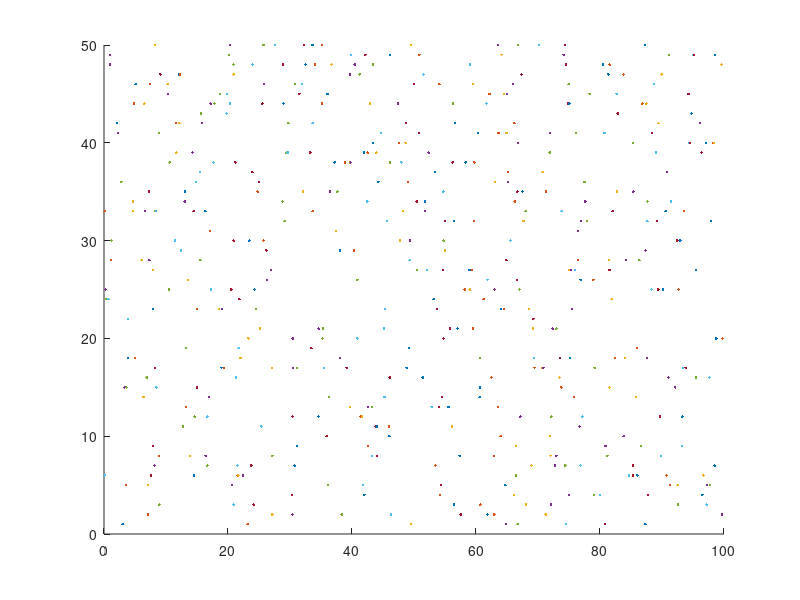
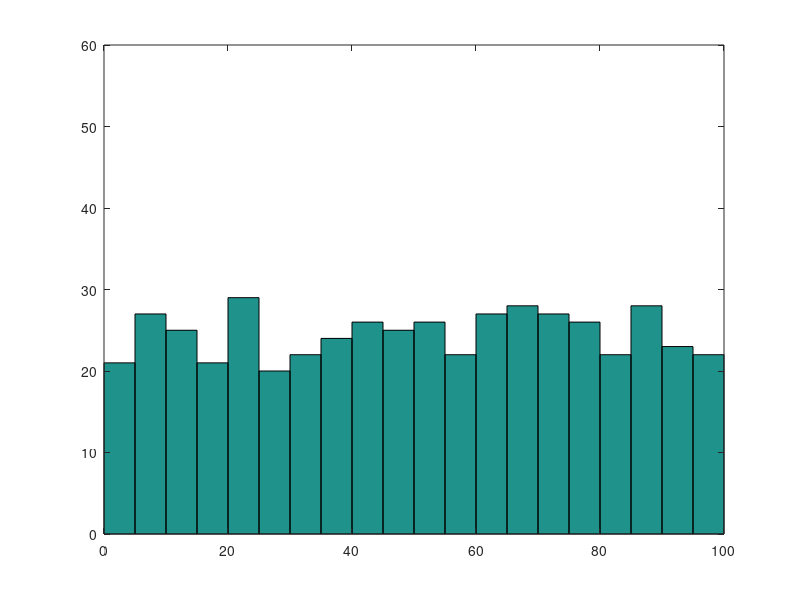
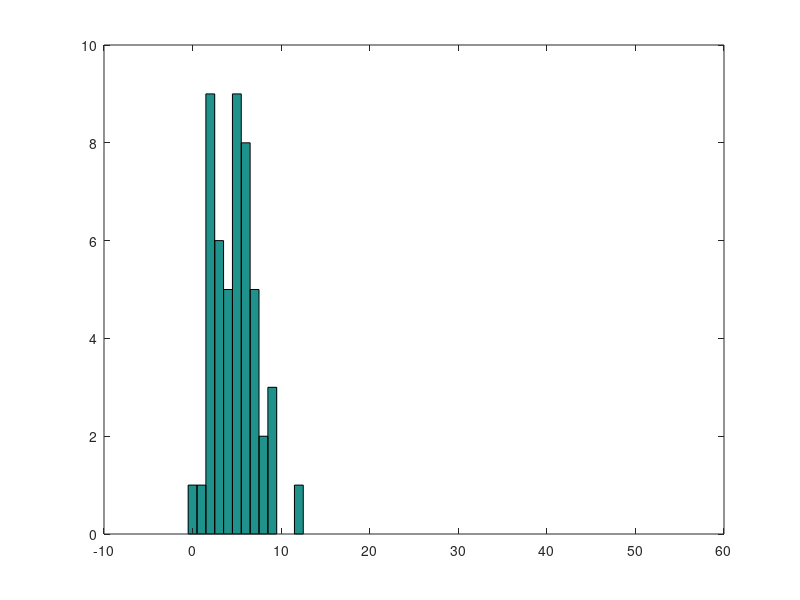

The MATLAB source for these figures, in order: (Note: this script raises an error after producing the figures.)
clear all;close all;
rng(12345)
 
lambda = 0.1;
T=100;
M=50;

for i=1:M
    x1 = exprnd(1/lambda, 2*lambda*T,50);
    y1(:,i)= cumsum(x1(:,i));    
    y=y1(:,i);
    PP{i} = y(y<T);
    hold on, 
    figure (1);
    plot(PP{i}',i,'.');
end;

figure(2);
HPP = [];

for i = 1:M
    HPP = [HPP PP{i}'];
end
hist(HPP,2.5:5:97.5);
ylim([0 60]);

 
figure (3);
for i=1:M
    r(i) = sum(PP{i}>10 & PP{i}<60);
end;
 
hist(r, 0:50);


%check whether sample follows Poisson distribution(KS test)
mu = mean(r);
x = 0:50;
test_cdf = poisscdf(x, mu);
[h,p] = kstest(r, [x' test_cdf'])










